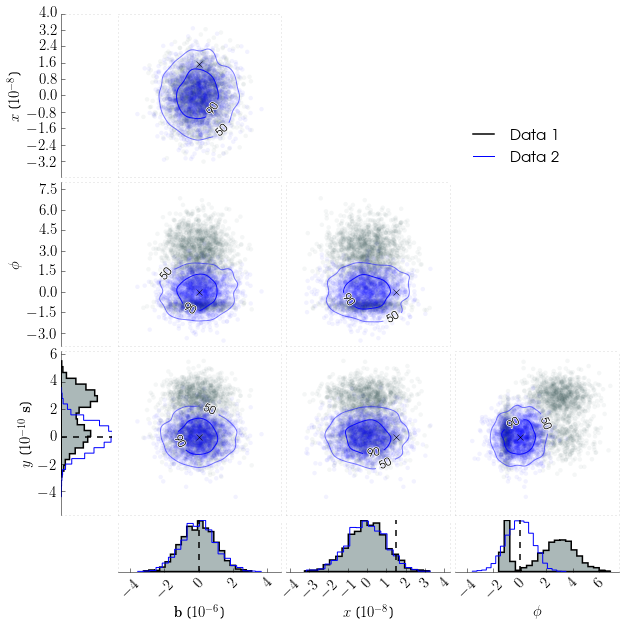

This figure's Python source:
#!/usr/bin/env python

import matplotlib as mpl
mpl.use('Agg')

import numpy as np
from scotchcorner import scotchcorner as sc

# number of parameters
ndims = 4

# ratio of joint plots to histogram plots
ratio = 3

# create some data to plot
x = np.zeros((2000,ndims))
x[:,0:2] = np.random.randn(2000,2)
x[0:500,2] = -1. + 0.25*np.random.randn(500)
x[500:2000,2] = 3. + 1.25*np.random.randn(1500)
x[0:1000, 3] = 1.*np.random.randn(1000)
x[1000:2000, 3] = 3.+0.75*np.random.randn(1000)
x[:,0] = x[:,0]*1e-6
x[:,1] = x[:,1]*1e-8
x[:,3] = x[:,3]*1e-10

showlims = 'both'

# set parameter names (last one contains units in square brackets)
labels = [r'$\textrm{b}$', r'$x$', r'$\phi$', r'$y$ [$\textrm{s}$]']

# set histogram options
histops = {'histtype': 'stepfilled',
           'color': 'darkslategrey',
           'edgecolor': 'black',
           'linewidth': 1.5}

# set extents of parameters
limits = [(-5., 5.), (None, None), (None, None), (None, None)]

# create plot
p = sc(x, labels=labels, truths=[0., 1.52e-8, 0., 0.], showlims=showlims,
       hist_kwargs=histops, datatitle='Data 1', figsize=(10,10), limits=limits)

# add some more data
z = np.random.randn(2000,ndims)
z[:,0] = z[:,0]*1e-6
z[:,1] = z[:,1]*1e-8
z[:,3] = z[:,3]*1e-10
p.add_data(z, hist_kwargs={'histtype': 'step', 'color': 'blue', 'linewidth': 1}, datatitle='Data 2',
           showcontours=True, contour_kwargs={'colors': 'blue'})

# save figure
p.savefig('example.png')

